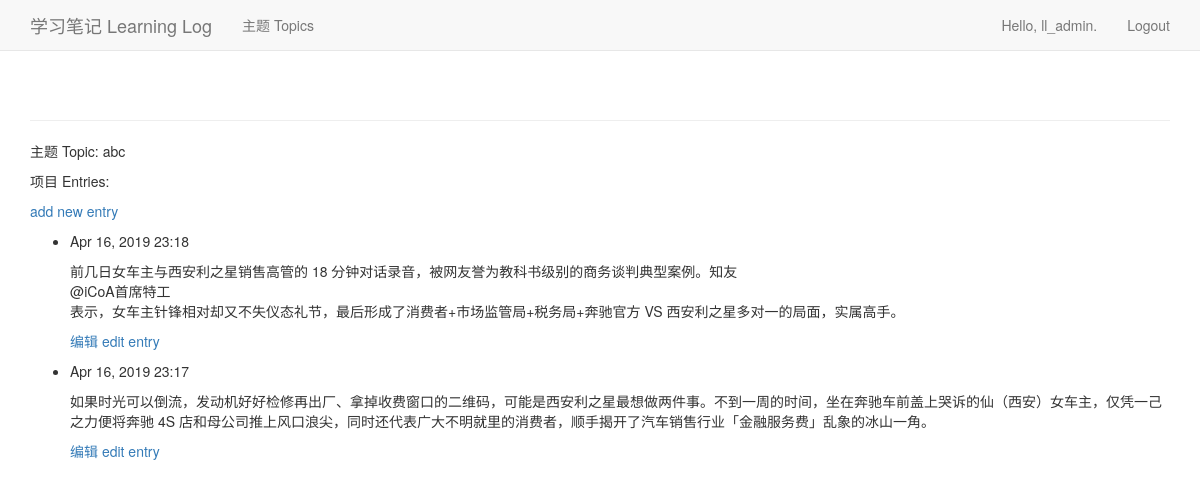
Page /topics/4/ (signed in) on the committed database.
### learning_logs/models.py (models this page shows, shortened)
class Topic(models.Model):
    text = models.CharField(max_length=200)
    date_added = models.DateTimeField(auto_now_add=True)
    owner = models.ForeignKey(User, on_delete=models.CASCADE)
    def __str__(self):
        return self.text

class Entry(models.Model):
    topic = models.ForeignKey(Topic, on_delete=models.CASCADE)
    text = models.TextField()
    date_added = models.DateTimeField(auto_now_add=True)
    class Meta:
        verbose_name_plural = 'entries'

### learning_logs/views.py (the view)
# urls.py: path('topics/<topic_id>/', views.topic, name='topic'),
@login_required
def topic(request, topic_id):
    topic = Topic.objects.get(id=topic_id)
    if topic.owner != request.user:
        raise Http404
    entries = topic.entry_set.order_by('-date_added')
    context = {'topic': topic, 'entries': entries}
    return render(request, 'learning_logs/topic.html', context)

### learning_logs/templates/learning_logs/topic.html
{% extends 'learning_logs/base.html' %}
{% block content %}
<p>主题 Topic: {{ topic }}</p>
<p>项目 Entries:</p>
<p>
    <a href="{% url 'learning_logs:new_entry' topic.id %}">add new entry</a>
</p>
<ul>
    {% for entry in entries %}
    <li>
        <p>{{ entry.date_added|date:'M d, Y H:i' }}</p>
        <p>{{ entry.text|linebreaks }}</p>
        <p>
            <a href="{% url 'learning_logs:edit_entry' entry.id %}">编辑 edit entry</a>
        </p>
    </li>
    {% empty %}
    <li>您还未添加任何主题喔 No topics have been added yet.</li>
    {% endfor %}
</ul>
{% endblock content %}

### learning_logs/templates/learning_logs/base.html (shortened to what this page needs)
{% load bootstrap3 %}
<!DOCTYPE html>
<html lang="en">
<head>
    {% bootstrap_css %}
</head>
<body>
    <nav class="navbar navbar-default navbar-static-top">
        <div class="container">
            <div class="navbar-header">
                <a class="navbar-brand" href="{% url 'learning_logs:index' %}">学习笔记 Learning Log</a>
            </div>
            <div id="navbar" class="navbar-collapse collapse">
                <ul class="nav navbar-nav">
                    <li><a href="{% url 'learning_logs:topics' %}">主题 Topics</a></li>
                </ul>
                <ul class="nav navbar-nav navbar-right">
                    {% if user.is_authenticated %}
                    <li><a>Hello, {{ user.username }}.</a></li>
                    <li><a href="{% url 'users:logout' %}">Logout</a></li>
                    {% else %}
                    <li><a href="{% url 'users:register' %}">Register</a></li>
                    <li><a href="{% url 'users:login' %}">Login</a></li>
                    {% endif %}
                </ul>
            </div>
        </div>
    </nav>
    <div class="container">
        <div class="page-header">
        </div>
        <div>
            {% block content %}{% endblock content %}
        </div>
    </div>
</body>
</html>

### rows in the picture
Topic: text "abc"
Entry: date_added "Apr 16, 2019 23:18", text "前几日女车主与西安利之星销售高管的 18 分钟对话录音，被网友誉为教科书级别的商务谈判典型案例。知友 @iCoA首席特工 表示，女车主针锋相对却又不失仪态礼节，最后形成了消费者+市场监管局+税务局+奔驰官方 VS 西安利之星多对一的局面，实属高手。"
Entry: date_added "Apr 16, 2019 23:17", text "如果时光可以倒流，发动机好好检修再出厂、拿掉收费窗口的二维码，可能是西安利之星最想做两件事。不到一周的时间，坐在奔驰车前盖上哭诉的仙（西安）女车主，仅凭一己之力便将奔驰 4S 店和母公司推上风口浪尖，同时还代表广大不明就里的消费者，顺手揭开了汽车销售行业「金融服务费」乱象的冰山一角。"

### other values in the picture
{{ user.username }} "ll_admin"
